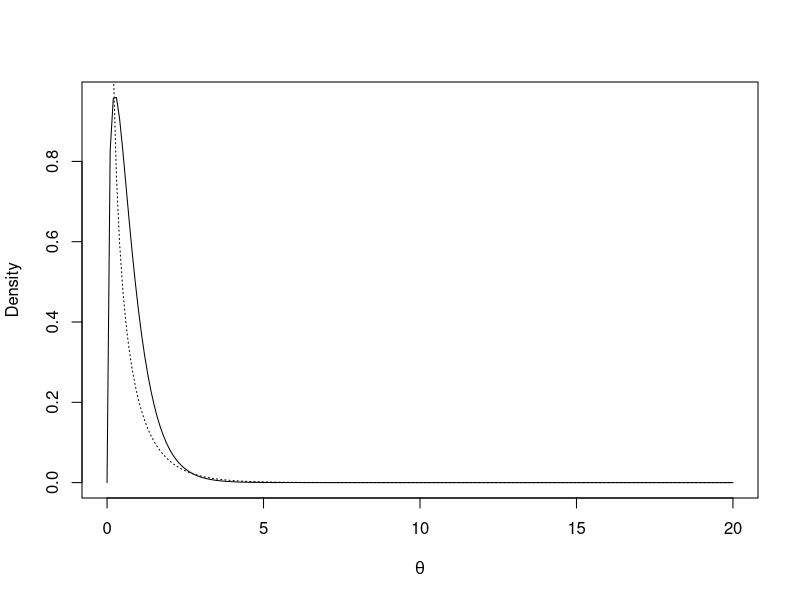
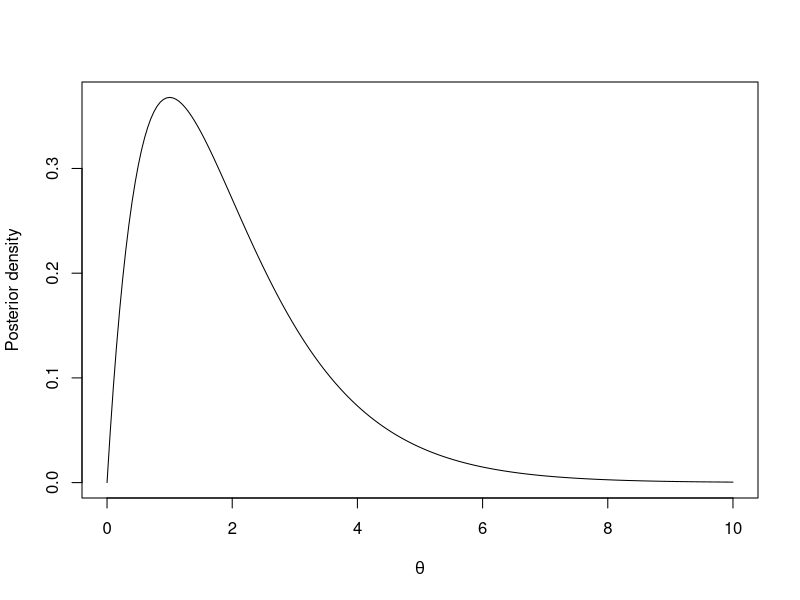

The R script that drew these images, in order:
# Bayesian inference

## Gamma posterior asymmetric, one-tailed prior
alpha <- 0.5
beta <- 1
theta <- seq(0, 20, 0.1)
prior <- dgamma(x=theta, shape=alpha, scale=beta)
y <- 1
posterior <- dgamma(x=theta, shape=y+alpha, scale=1/(1+1/beta))
plot(x=theta, y=posterior, xlab=expression(theta), ylab="Density", type="l")
lines(theta, prior, lty=3)

## Interval estimation
theta <- seq(0, 10, 0.05)
alpha <- 2
beta <- 1
posterior <- dgamma(x=theta, shape=alpha, scale=beta)
plot(x=theta, y=posterior, xlab=expression(theta), ylab="Posterior density", type="l")

